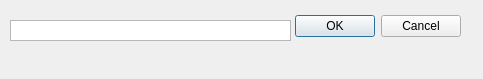
<?xml version="1.0" encoding="UTF-8"?>
<ui version="4.0">
 <class>AdapterDialog</class>
 <widget class="QDialog" name="AdapterDialog">
  <property name="geometry">
   <rect>
    <x>0</x>
    <y>0</y>
    <width>483</width>
    <height>79</height>
   </rect>
  </property>
  <property name="windowTitle">
   <string>Dialog</string>
  </property>
  <widget class="QDialogButtonBox" name="buttonBox">
   <property name="geometry">
    <rect>
     <x>120</x>
     <y>10</y>
     <width>341</width>
     <height>32</height>
    </rect>
   </property>
   <property name="orientation">
    <enum>Qt::Horizontal</enum>
   </property>
   <property name="standardButtons">
    <set>QDialogButtonBox::Cancel|QDialogButtonBox::Ok</set>
   </property>
  </widget>
  <widget class="QTreeView" name="treeView">
   <property name="geometry">
    <rect>
     <x>10</x>
     <y>20</y>
     <width>281</width>
     <height>21</height>
    </rect>
   </property>
  </widget>
 </widget>
 <resources/>
 <connections>
  <connection>
   <sender>buttonBox</sender>
   <signal>accepted()</signal>
   <receiver>AdapterDialog</receiver>
   <slot>accept()</slot>
   <hints>
    <hint type="sourcelabel">
     <x>248</x>
     <y>254</y>
    </hint>
    <hint type="destinationlabel">
     <x>157</x>
     <y>274</y>
    </hint>
   </hints>
  </connection>
  <connection>
   <sender>buttonBox</sender>
   <signal>rejected()</signal>
   <receiver>AdapterDialog</receiver>
   <slot>reject()</slot>
   <hints>
    <hint type="sourcelabel">
     <x>316</x>
     <y>260</y>
    </hint>
    <hint type="destinationlabel">
     <x>286</x>
     <y>274</y>
    </hint>
   </hints>
  </connection>
 </connections>
</ui>
